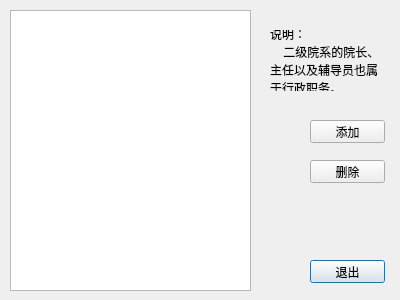
<?xml version="1.0" encoding="UTF-8"?>
<ui version="4.0">
 <class>AdministrativePostDialog</class>
 <widget class="QDialog" name="AdministrativePostDialog">
  <property name="geometry">
   <rect>
    <x>0</x>
    <y>0</y>
    <width>400</width>
    <height>300</height>
   </rect>
  </property>
  <property name="minimumSize">
   <size>
    <width>400</width>
    <height>300</height>
   </size>
  </property>
  <property name="maximumSize">
   <size>
    <width>400</width>
    <height>300</height>
   </size>
  </property>
  <property name="windowTitle">
   <string>行政职务</string>
  </property>
  <widget class="QTableView" name="list_administrativepost">
   <property name="geometry">
    <rect>
     <x>10</x>
     <y>10</y>
     <width>241</width>
     <height>281</height>
    </rect>
   </property>
   <property name="editTriggers">
    <set>QAbstractItemView::NoEditTriggers</set>
   </property>
   <property name="selectionMode">
    <enum>QAbstractItemView::SingleSelection</enum>
   </property>
   <property name="selectionBehavior">
    <enum>QAbstractItemView::SelectRows</enum>
   </property>
   <attribute name="horizontalHeaderStretchLastSection">
    <bool>true</bool>
   </attribute>
   <attribute name="verticalHeaderDefaultSectionSize">
    <number>25</number>
   </attribute>
   <attribute name="verticalHeaderMinimumSectionSize">
    <number>15</number>
   </attribute>
  </widget>
  <widget class="QPushButton" name="btn_add">
   <property name="geometry">
    <rect>
     <x>310</x>
     <y>120</y>
     <width>75</width>
     <height>23</height>
    </rect>
   </property>
   <property name="text">
    <string>添加</string>
   </property>
  </widget>
  <widget class="QPushButton" name="btn_delete">
   <property name="geometry">
    <rect>
     <x>310</x>
     <y>160</y>
     <width>75</width>
     <height>23</height>
    </rect>
   </property>
   <property name="text">
    <string>删除</string>
   </property>
  </widget>
  <widget class="QPushButton" name="btn_quit">
   <property name="geometry">
    <rect>
     <x>310</x>
     <y>260</y>
     <width>75</width>
     <height>23</height>
    </rect>
   </property>
   <property name="text">
    <string>退出</string>
   </property>
   <property name="default">
    <bool>true</bool>
   </property>
  </widget>
  <widget class="QLabel" name="label_description">
   <property name="geometry">
    <rect>
     <x>270</x>
     <y>30</y>
     <width>111</width>
     <height>61</height>
    </rect>
   </property>
   <property name="text">
    <string>说明：
    二级院系的院长、主任以及辅导员也属于行政职务。</string>
   </property>
   <property name="wordWrap">
    <bool>true</bool>
   </property>
  </widget>
 </widget>
 <resources/>
 <connections>
  <connection>
   <sender>btn_quit</sender>
   <signal>clicked()</signal>
   <receiver>AdministrativePostDialog</receiver>
   <slot>close()</slot>
   <hints>
    <hint type="sourcelabel">
     <x>347</x>
     <y>271</y>
    </hint>
    <hint type="destinationlabel">
     <x>199</x>
     <y>149</y>
    </hint>
   </hints>
  </connection>
 </connections>
</ui>
